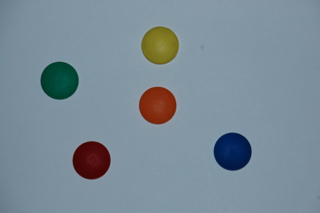
#> input picture Images/Farbpunkte.jpg, 320 x 213 px, found by its file name
$ python blobanalyse.py
#> lines starting #> are read from the running program, lines starting #| are printed output that depends on the picture; after the words box and inside, x2 and y2 are one past the last pixel; in counts of white or black regions, pixels touching at a corner belong together
#> further down, image is the input picture: shape (213, 320, 3); mean B, G, R 151, 139.5, 122.9
import numpy as np
import cv2

def run(image, result,settings=None):

    imageGrey = cv2.cvtColor(image, cv2.COLOR_RGB2GRAY)
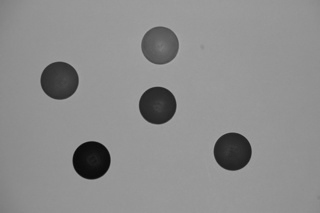
#> imageGrey: shape (213, 320); min 8, max 168, mean 141

    #Binärbild erzeugen, bei dem die Farbpunkte weiß sind und der Hintergrund schwarz ist (Helligkeitsgrenzwert=122)
    _,thresh1 = cv2.threshold(imageGrey,130,255,cv2.THRESH_BINARY_INV)
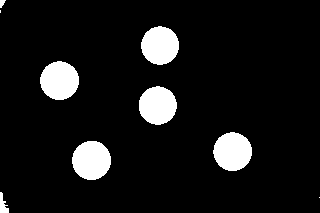
#> thresh1: shape (213, 320); 8.8% white; 9 white regions (2 under 20 px)
    result.append({"name":"Binaerbild","data":thresh1})

    #Konturen (Blobs) aus dem Binärbild extrahieren -> Ausgabe ist eine Liste aus Konturlisten. In den Konturlisten sind alle Pixel
    #Positionen gespeichert, die zu der jeweiligen Kontur gehören
    contours,_ = cv2.findContours(thresh1, cv2.RETR_TREE, cv2.CHAIN_APPROX_SIMPLE)
#> contours = 9 contours, 2 with area under 20; largest, box (x1, y1, x2, y2) and area: (72, 141, 111, 180) 1143, (40, 61, 79, 100) 1125, (213, 132, 252, 171) 1119, (139, 86, 177, 125) 1095, (141, 26, 179, 65) 1091, (0, 192, 9, 213) 81, (0, 0, 6, 8) 20
    print(contours)
#> (printed output is left out)
    print('space')

    #Kleine Blobs rausfiltern (Aufgabenteil b) )
    contoursgood=[]
    i=0
    for c in contours:
        if len(c) >60:
            contoursgood.append(c)
        i +=1
#> this loop made 9 passes
#> c on passes 1, 8: [[319, 197]], [[0, 10], [0, 12]]
#> after the loop, contoursgood = 2 contours; box (x1, y1, x2, y2) and area: (40, 61, 79, 100) 1125, (213, 132, 252, 171) 1119; i = 9
    print(contoursgood)

    #Die Konturen werden in einer Kopie vom Originalbild mit Farbe umrandet (0,255,0)
    imageDrawnCont = cv2.drawContours(np.copy(image), contoursgood, -1, (0,255,0), 2)
    result.append({"name":"Blobs","data":imageDrawnCont})

    #Die Konturen werden ausgefüllt
    imageFillPoly=cv2.fillPoly(np.copy(image), contoursgood, (0,255,0))
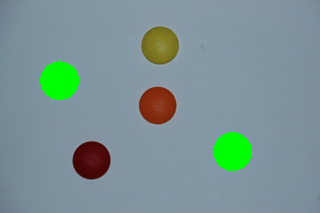
#> imageFillPoly: shape (213, 320, 3); mean B, G, R 148.5, 146.5, 122.6
    result.append({"name":"Gefuellte Blobs","data":imageFillPoly})

if __name__ == '__main__':
    image=cv2.imread("..\Images\Farbpunkte.jpg")
    result=[]
    run(image,result)
    for ele in result:
        cv2.imshow(ele["name"],ele["data"])
    cv2.waitKey(0)
    cv2.destroyAllWindows()
